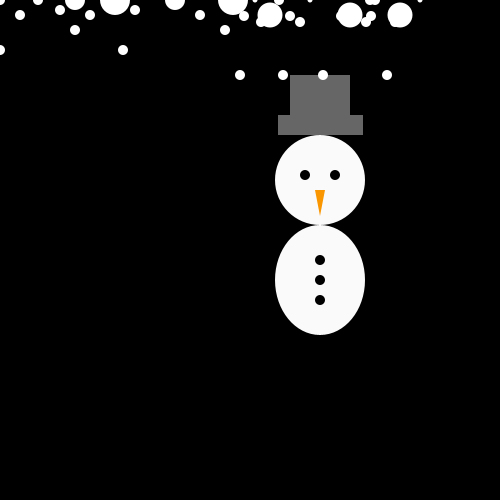
Frame 1 (no input)
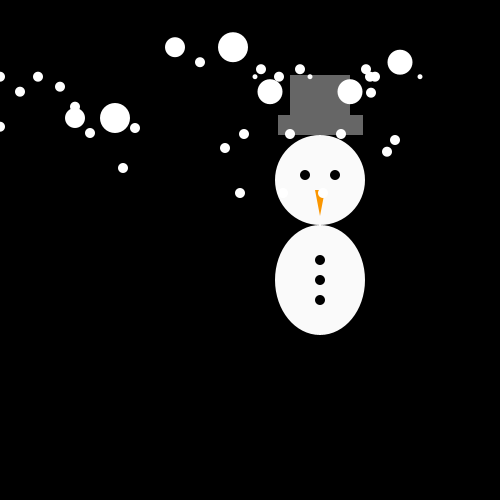
Frame 60 (the mouse pressed at the canvas centre just before this capture)
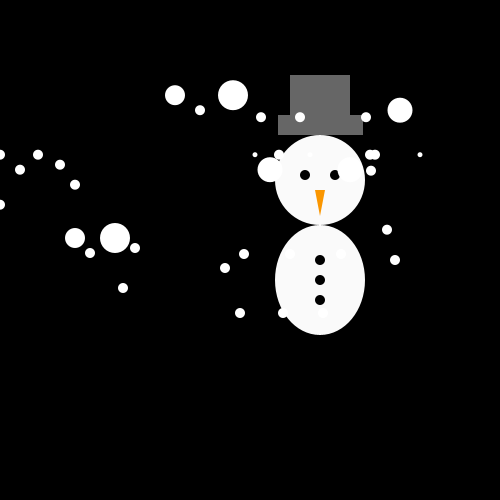
Frame 120 (the mouse held since frame 60 and released just before this capture)

The Processing sketch that drew these frames (run headless with seeded random() and noise(); from frame 60 on, the mouse is pressed at the canvas centre):

// Processing sketch: processing_111852
// ── processing_111852.pde


float x = 0;
float y = 0;
float y1 = 0;
float y2 = 0 ;

float myRandom;
void setup() {
size(500, 500);

background(0);
noStroke();
smooth(); 
}

void draw() {
 background(0);
 
 //snowman
 fill(102);
rect(278, 115, 85, 20);

fill(102);
rect(290, 75, 60, 40);

fill(250);
ellipse(320, 180, 90, 90);

fill(250);
ellipse(320, 280, 90, 110);

fill(0);
ellipse(320, 300, 10, 10);

fill(0);
ellipse(320, 280, 10, 10);

fill(0);
ellipse(320, 260, 10, 10);

fill(0);
ellipse(305, 175, 10, 10);

fill(0);
ellipse(335, 175, 10, 10);

fill(250, 150, 0);
triangle(315, 190, 325, 190, 320, 216);
 
 
 //snow
 
 
 //myRandom = random(100);
  fill(255, random(200,255));
  ellipse(random(width), random(height), myRandom, myRandom);

  
 // snowballs 
 
  fill(255);
 ellipse(x, y, 10, 10); 
 ellipse(x+20, y+15, 10, 10); 
 ellipse(x+38, y, 10, 10); 
 ellipse(x, y+50, 10, 10); 
 ellipse(x+60, y+10, 10, 10); 
 ellipse(x+75, y+30, 10, 10); 
 
  ellipse(75, y1, 20, 20); 
 ellipse(90, y1+15, 10, 10); 
 ellipse(115, y1, 30, 30); 
 ellipse(123, y1+50, 10, 10); 
 ellipse(135, y1+10, 10, 10); 
 ellipse(225, y1+30, 10, 10); 
 
ellipse(175, y2, 20, 20); 
 ellipse(200, y2+15, 10, 10); 
 ellipse(233, y2, 30, 30); 
 ellipse(240, y1+75, 10, 10); 
 ellipse(244, y1+16, 10, 10); 
 ellipse(261, y2+22, 10, 10); 

ellipse(255, y, 5, 5); 
 ellipse(270, y+15, 25, 25); 
 ellipse(279, y, 10, 10); 
 ellipse(283, y1+75, 10, 10); 
 ellipse(290, y1+16, 10, 10); 
 ellipse(300, y2+22, 10, 10); 
 
ellipse(310, y, 5, 5); 
 ellipse(350, y+15, 25, 25); 
 ellipse(370, y, 10, 10); 
 ellipse(323, y1+75, 10, 10); 
 ellipse(341, y1+16, 10, 10); 
 ellipse(366, y2+22, 10, 10); 

 ellipse(420, y, 5, 5); 
 ellipse(400, y2+15, 25, 25); 
 ellipse(375, y, 10, 10); 
 ellipse(387, y+75, 10, 10); 
 ellipse(371, y+16, 10, 10); 
 ellipse(395, y1+22, 10, 10); 
 
 y = y+1.3;
 y1 = y1 + 2 ;
 y2 = y2 + .8;
if (y > height) {
  y = 0;
}

if (y1 > height) {
  y1 = 0;
}




}
